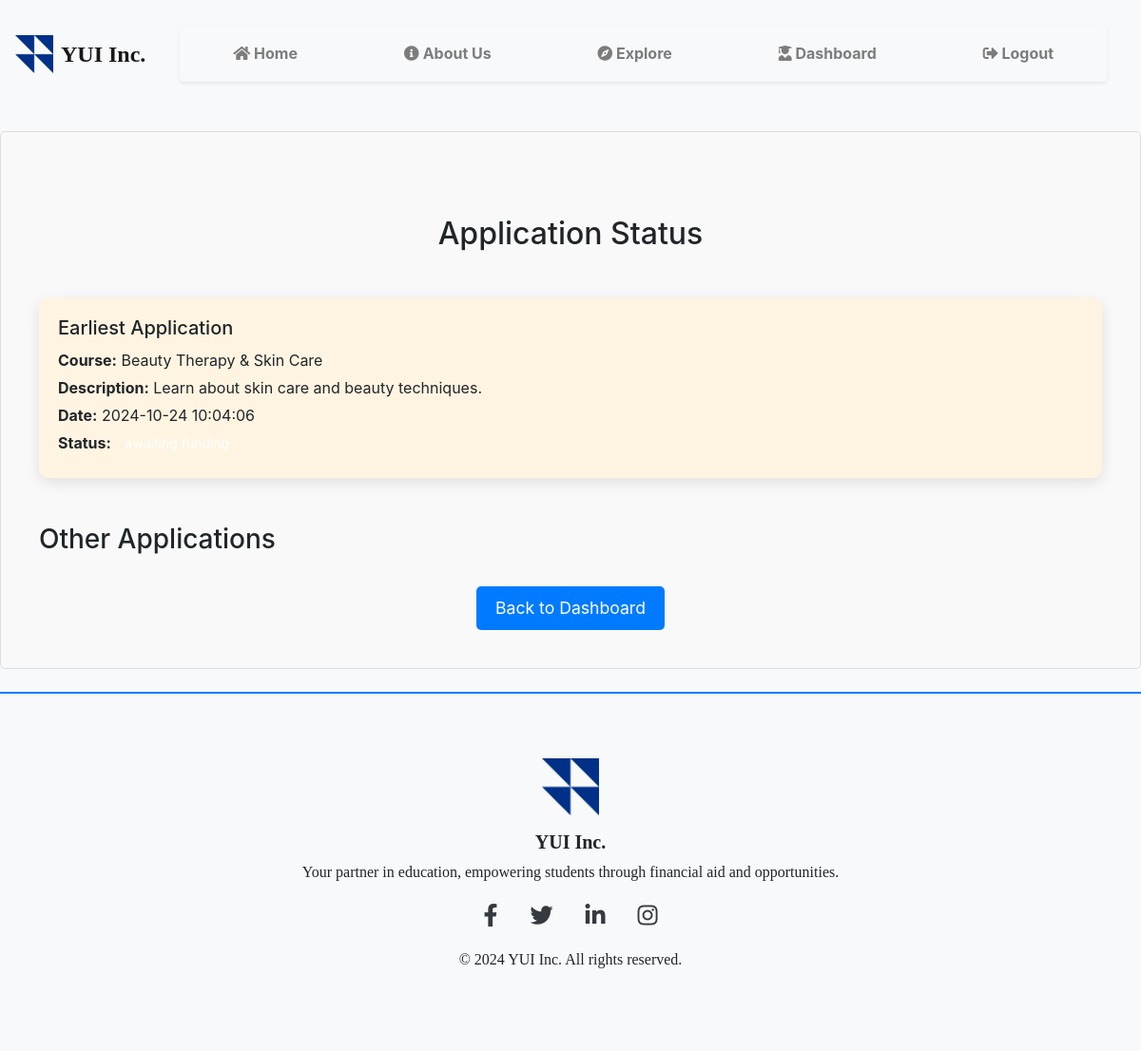
Before: /status (signed in) with the older database file.
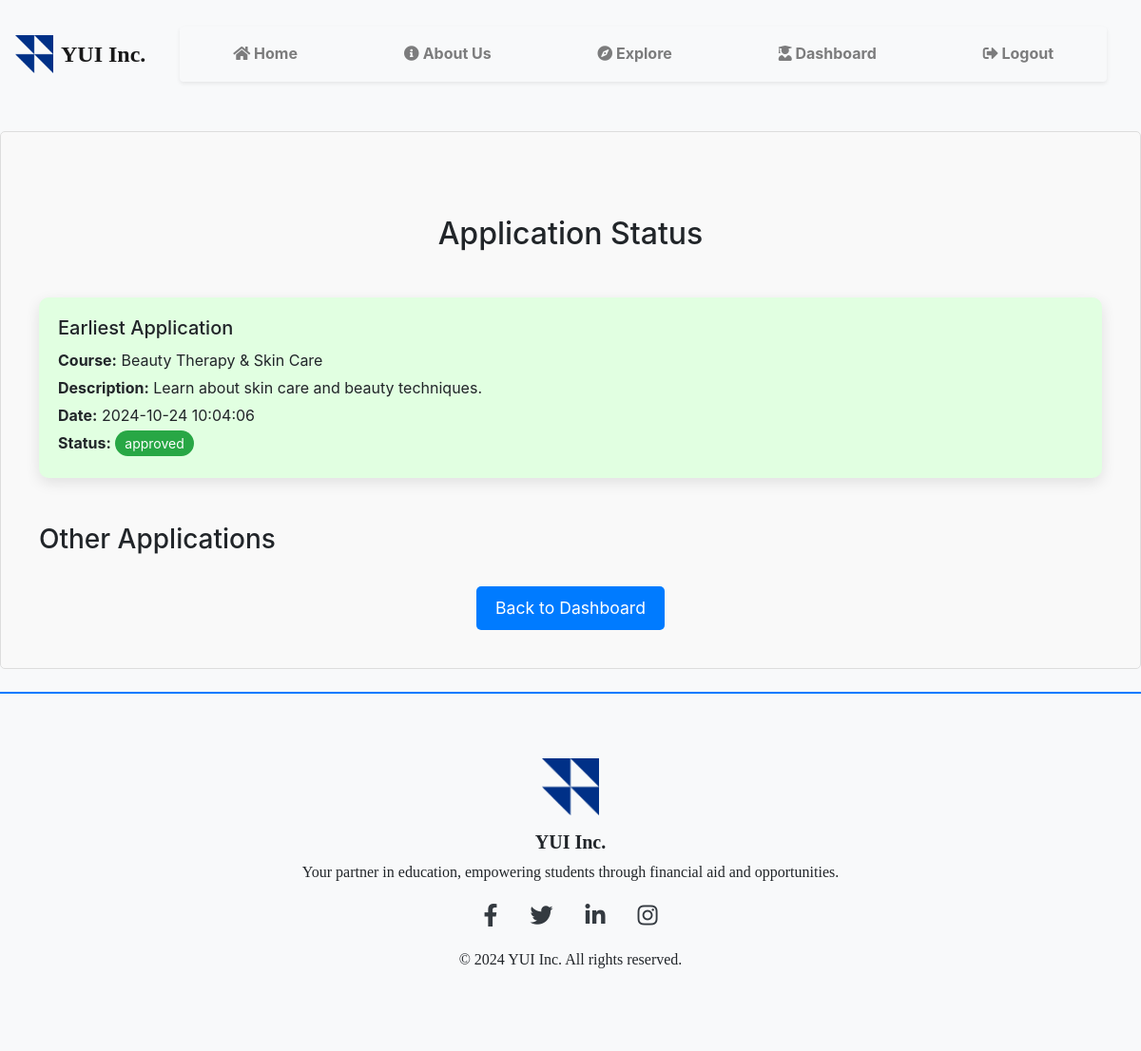
After: the same page with the newer database file.
### models/models.py (models this page shows)
class FinancialAid(db.Model):
    __tablename__ = 'financial_aid'
    financial_aid = db.Column(db.Integer, primary_key=True)
    student_code = db.Column(db.Integer, db.ForeignKey('student.student_code'),nullable=False)
    donor_code = db.Column(db.Integer, db.ForeignKey('donor.donor_code'), nullable=True)
    application_status = db.Column(db.String(20), nullable=False)
    application_date = db.Column(db.DateTime, nullable=False)
    @property
    def courses(self):
        return Course.query.join(Take).filter(Take.student_code == self.student_code).all()

### app.py (the view)
@app.route('/status', methods=['GET'])
@login_required
def status():
    try:
        student_profile = Student.query.filter_by(user_id=current_user.id).first()
        if student_profile is None:
            flash("You do not have a student profile associated with your account.", 'warning')
            return redirect(url_for('dashboard'))
        earliest_application = FinancialAid.query.filter_by(student_code=student_profile.student_code).order_by(FinancialAid.application_date.asc()).first()
        earliest_application_details = {}
        if earliest_application:
            student_course = Course.query.filter_by(course_id=student_profile.course_code).first()
            earliest_application_details = {
                'application': earliest_application,
                'course': student_course
            }
        applications = FinancialAid.query.filter_by(student_code=student_profile.student_code).all()
        application_details = []
        for application in applications:
            courses = application.courses  # This will use the courses property defined above
            application_details.append({
                'application': application,
                'courses': courses
            })
        return render_template('status.html', earliest_application_details=earliest_application_details, application_details=application_details)
    except Exception as e:
        flash(f"An error occurred while fetching your application status: {e}", 'danger')
        return redirect(url_for('dashboard'))

### app.py (called while the page is built)
@login_manager.user_loader
def load_user(user_id):
    return User.query.get(int(user_id))

### templates/status.html (shortened to what this page needs)
{% extends "base.html" %}
{% block content %}
<div class="container mt-5">
    <h2 class="text-center mb-5">Application Status</h2>
    {% if earliest_application_details.application %}
    <div class="status-card earliest-application"
         style="background-color: {{
            earliest_application_details.application.application_status == 'awaiting funding' and '#fff4e1' or
            earliest_application_details.application.application_status == 'In Progress' and '#e1f0ff' or
            earliest_application_details.application.application_status == 'approved' and '#e1ffe1' or
            '#ffe1e1'
         }};">
        <div class="status-content">
            <h4>Earliest Application</h4>
            <p><strong>Course:</strong> {{ earliest_application_details.course.course_name if earliest_application_details.course else 'N/A' }}</p>
            <p><strong>Description:</strong> {{ earliest_application_details.course.course_description if earliest_application_details.course else 'N/A' }}</p>
            <p><strong>Date:</strong> {{ earliest_application_details.application.application_date.strftime('%Y-%m-%d %H:%M:%S') }}</p>
            <p><strong>Status:</strong>
                <span class="status-badge
                {% if earliest_application_details.application.application_status == 'awaiting funding' %} awaiting funding
                {% elif earliest_application_details.application.application_status == 'In Progress' %} in-progress
                {% elif earliest_application_details.application.application_status == 'approved' %} approved
                {% else %} rejected
                {% endif %}">
                {{ earliest_application_details.application.application_status }}
                </span>
            </p>
        </div>
    </div>
    {% endif %}
<h3 class="mt-5">Other Applications</h3>
    <div class="text-center">
        <a href="{{ url_for('dashboard') }}" class="btn btn-primary mt-4">Back to Dashboard</a>
    </div>
</div>
{% endblock %}

Changed rows visible on the page:
changed FinancialAid: application_status "awaiting funding" → "approved" (drawn); application.application_status (not shown) → "approved"
